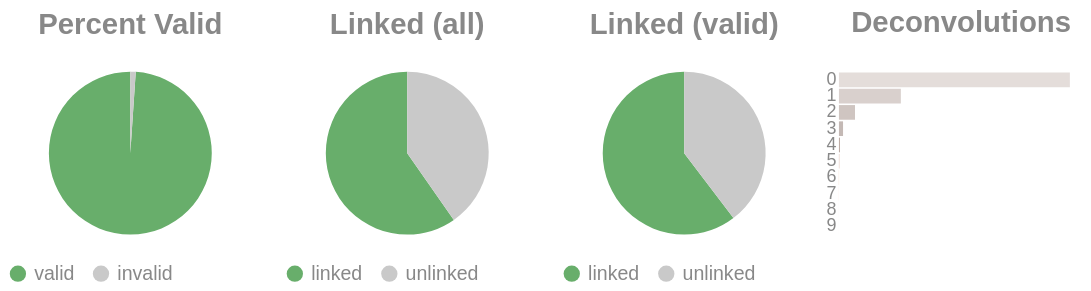

Here is the notebook cell this chart was saved with:
### Code cell
if SKIPLR:
    pass
else:
    clash = Counter()
    for i in valids['molecule'].to_list():
        _mol = i.split("-")
        if len(_mol) == 1:
            clash.update('0')
        else:
            clash.update(_mol[-1])

    _d = {"deconvolutions": [], 'count': []}
    for k,v in clash.items():
        _d['deconvolutions'].append(k)
        _d['count'].append(v)

    tot_valid = valids['reads'].sum()
    mask = valids['reads'] >= 2
    n_linked_reads = valids.filter(mask)['reads'].sum()
    if n_linked_reads == 0:
        print_html("No linked molecules (>=2 reads) were detected; skipping linked-only distributions.")
        SKIPLR = True
    else:
        perc_valid = round(tot_valid / n_reads, 4)
        linked_perc_abs = round(n_linked_reads / n_reads, 4)
        linked_perc = round(n_linked_reads / tot_valid, 4)

    _valid = pl.DataFrame({"valids": ['valid', 'invalid'], "count": [tot_valid, n_reads - tot_valid]})
    _linked_abs = pl.DataFrame({"linked (absolute)": ['linked', 'unlinked'], "count": [n_linked_reads, n_reads - n_linked_reads]})
    _linked_rel = pl.DataFrame({"linked (valids)": ['linked', 'unlinked'], "count": [n_linked_reads, tot_valid - n_linked_reads]})

    (
        alt.hconcat(
            piechart(_valid, goodval = 'valid', title = "Percent Valid"),
            piechart(_linked_abs, goodval = "linked", title =  "Linked (all)"),
            piechart(_linked_rel, goodval = "linked", title =  "Linked (valid)"),
            convolutionbar(pl.DataFrame(_d), title = "Deconvolutions"),
            center = True,
            bounds = 'flush'
        )
        .resolve_scale(color='independent')
        .resolve_legend('independent')
        .properties(usermeta={'embedOptions': {"actions": False}})
    ).display()

### Figure 1 — Vega-Lite specification as saved in the notebook (floating-point values rounded to 4 significant figures)
{"width": "container", "height": 400, "config": {"title": {"anchor": "start", "dy": -15, "fontSize": 18, "color": "#888888", "subtitleColor": "#888888", "subtitleFontSize": 14}, "arc": {"fill": "#0072B2"}, "axis": {"domainColor": "#888888", "domainWidth": 0.5, "gridWidth": 0.2, "grid": false, "titleFontWeight": 400, "titleFontSize": 15, "labelFontSize": 11, "labelColor": "#888888", "tickColor": "#888888", "tickWidth": 0.2, "titleColor": "#888888"}, "axisBand": {"grid": false}, "axisX": {"grid": true, "tickSize": 10, "domainCap": "round"}, "axisY": {"domain": false, "grid": true, "tickSize": 0, "domainCap": "round"}, "background": "transparent", "header": {"labelFontSize": 15, "labelColor": "#888888", "titleFontSize": 15, "titleFontWeight": 600, "titleColor": "#888888"}, "legend": {"labelFont": "sans-serif", "labelFontSize": 12, "labelColor": "#888888", "symbolSize": 100, "symbolType": "circle", "titleFontSize": 12, "titlePadding": 10, "titleColor": "#888888", "title": null}, "range": {"category": ["#E69F00", "#56B4E9", "#009E73", "#F0E442", "#0072B2", "#D55E00", "#CC79A7", "#000000"], "diverging": ["#cfe8f3", "#a2d4ec", "#73bfe2", "#46abdb", "#1696d2", "#12719e"]}, "area": {"fill": "#0072B2", "fillOpacity": 0.7, "line": true, "strokeOpacity": 0.7}, "line": {"color": "#0072B2", "stroke": "#0072B2", "strokeWidth": 2}, "trail": {"color": "#0072B2", "stroke": "#0072B2", "strokeWidth": 0, "size": 1}, "point": {"filled": true, "fillOpacity": 1.0, "size": 95}, "text": {"color": "#888888", "fontSize": 11, "align": "right", "fontWeight": 400, "size": 11}, "bar": {"fill": "#0072B2", "stroke": null}, "view": {"stroke": null, "continuousWidth": 660, "continuousHeight": 400}}, "hconcat": [{"data": {"name": "data-e0b4fcfe24c43e0fff30d3c50d5e90c2"}, "mark": {"type": "arc"}, "encoding": {"color": {"field": "valids", "legend": {"orient": "bottom", "title": null}, "scale": {"domain": ["valid", "invalid"], "range": ["#68ae6b", "#C9C9C9"]}, "title": "Valids", "type": "nominal"}, "theta": {"field": "count", "type": "quantitative"}, "tooltip": [{"field": "valids", "title": "Valids", "type": "ordinal"}, {"field": "percent", "format": ".2%", "title": "Percent", "type": "quantitative"}, {"field": "count", "title": "Count", "type": "quantitative"}]}, "height": 100, "title": {"text": "Percent Valid", "align": "center", "anchor": "middle"}, "transform": [{"calculate": "datum.count / 17879954", "as": "percent"}], "width": 150}, {"data": {"name": "data-c843f2573944530b3e9274620aac6b66"}, "mark": {"type": "arc"}, "encoding": {"color": {"field": "linked (absolute)", "legend": {"orient": "bottom", "title": null}, "scale": {"domain": ["linked", "unlinked"], "range": ["#68ae6b", "#C9C9C9"]}, "title": "Linked (Absolute)", "type": "nominal"}, "theta": {"field": "count", "type": "quantitative"}, "tooltip": [{"field": "linked (absolute)", "title": "Linked (Absolute)", "type": "ordinal"}, {"field": "percent", "format": ".2%", "title": "Percent", "type": "quantitative"}, {"field": "count", "title": "Count", "type": "quantitative"}]}, "height": 100, "title": {"text": "Linked (all)", "align": "center", "anchor": "middle"}, "transform": [{"calculate": "datum.count / 17879954", "as": "percent"}], "width": 150}, {"data": {"name": "data-9029515e6421dde5d8618d6c09869225"}, "mark": {"type": "arc"}, "encoding": {"color": {"field": "linked (valids)", "legend": {"orient": "bottom", "title": null}, "scale": {"domain": ["linked", "unlinked"], "range": ["#68ae6b", "#C9C9C9"]}, "title": "Linked (Valids)", "type": "nominal"}, "theta": {"field": "count", "type": "quantitative"}, "tooltip": [{"field": "linked (valids)", "title": "Linked (Valids)", "type": "ordinal"}, {"field": "percent", "format": ".2%", "title": "Percent", "type": "quantitative"}, {"field": "count", "title": "Count", "type": "quantitative"}]}, "height": 100, "title": {"text": "Linked (valid)", "align": "center", "anchor": "middle"}, "transform": [{"calculate": "datum.count / 17689659", "as": "percent"}], "width": 150}, {"data": {"name": "data-4551be450c5e563c95d5c1531c1418ea"}, "mark": {"type": "bar"}, "encoding": {"color": {"field": "deconvolutions", "legend": null, "scale": {"scheme": "lightgreyred"}, "type": "nominal"}, "tooltip": [{"field": "deconvolutions", "title": "Deconvolutions", "type": "ordinal"}, {"field": "percent", "format": ".2%", "title": "Percent", "type": "quantitative"}, {"field": "count", "title": "Count", "type": "quantitative"}], "x": {"axis": null, "field": "count", "type": "quantitative"}, "y": {"field": "deconvolutions", "sort": "ascending", "title": null, "type": "nominal"}}, "height": 100, "title": {"text": "Deconvolutions", "align": "center", "anchor": "middle"}, "transform": [{"calculate": "datum.count / 10297949", "as": "percent"}], "width": 150}], "bounds": "flush", "center": true, "resolve": {"legend": {"angle": "independent"}, "scale": {"color": "independent"}}, "usermeta": {"embedOptions": {"actions": false}}, "$schema": "https://vega.github.io/schema/vega-lite/v6.4.1.json", "datasets": {"data-e0b4fcfe24c43e0fff30d3c50d5e90c2": [{"valids": "valid", "count": 17689659}, {"valids": "invalid", "count": 190295}], "data-c843f2573944530b3e9274620aac6b66": [{"linked (absolute)": "linked", "count": 10673043}, {"linked (absolute)": "unlinked", "count": 7206911}], "data-9029515e6421dde5d8618d6c09869225": [{"linked (valids)": "linked", "count": 10673043}, {"linked (valids)": "unlinked", "count": 7016616}], "data-4551be450c5e563c95d5c1531c1418ea": [{"deconvolutions": "0", "count": 7560817}, {"deconvolutions": "1", "count": 2027121}, {"deconvolutions": "2", "count": 526076}, {"deconvolutions": "3", "count": 134603}, {"deconvolutions": "4", "count": 35564}, {"deconvolutions": "5", "count": 9730}, {"deconvolutions": "6", "count": 2855}, {"deconvolutions": "7", "count": 824}, {"deconvolutions": "8", "count": 257}, {"deconvolutions": "9", "count": 102}]}}
